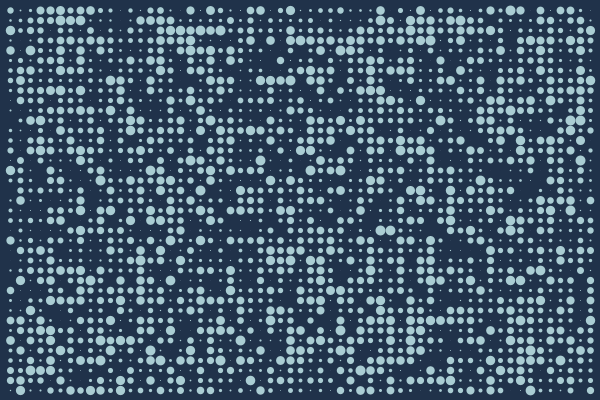
Frame 1 (no input)
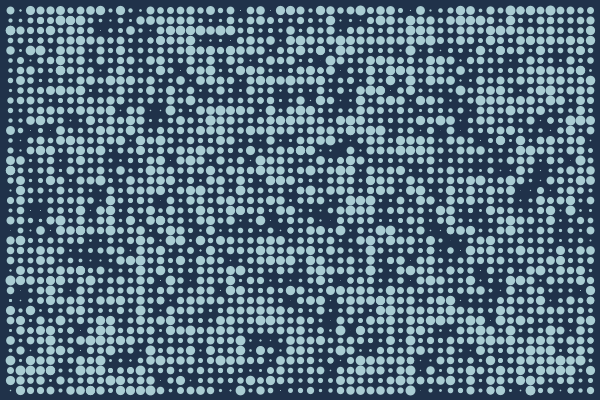
Frame 2 (the mouse pressed at the canvas centre, redrawn once)

The Processing sketch that drew these frames (run headless with seeded random() and noise(); the mouse was pressed at the canvas centre and the sketch redrawn once):

// Processing sketch: processing_142539
// ── processing_142539.pde

// SOS iDesign
// KU DYNAMIC MEDIA
// David Mrugala

void setup() {
  size(600, 400);
  noLoop(); // important, otherwise Processing continues to draw continously
  background(32,50,74);
}

void draw() {
  stroke(170,205,211);
  // grid with random strokeWeight applied on points
  for (int i = 10; i < width-9; i = i + 10) {
    for (int j = 10; j < height; j = j + 10) {
      strokeWeight(random(10));
      point(i, j);
    }
  }
}

void keyPressed() {
  background(32,50,74); 
  redraw();
}
